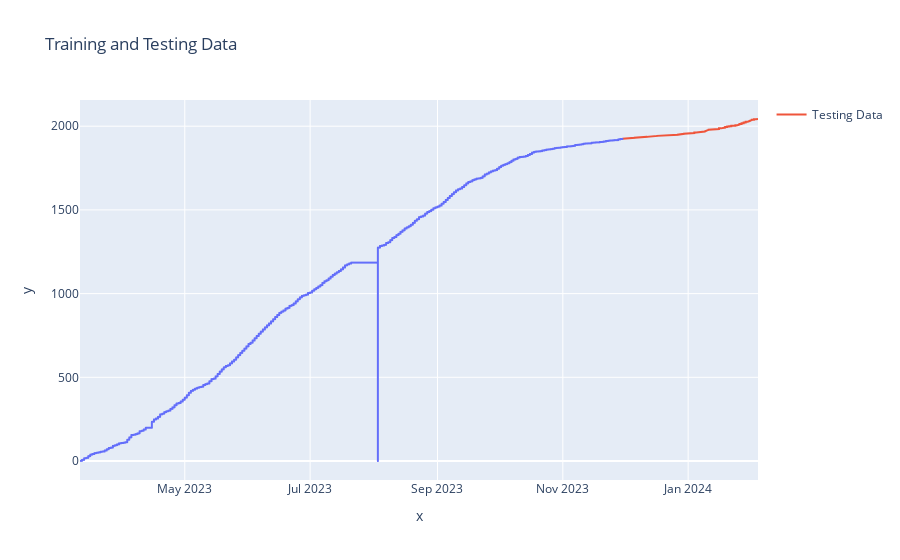

Here is the notebook cell this chart was saved with:
### Code cell
# Split the data into training and testing sets
train_size = int(0.8 * len(merged_df))
train_data = merged_df[:train_size]
test_data = merged_df[train_size:]


# Visualize the training and testing data
fig = px.line(x=train_data.index, y=train_data['kwh'], title='Training and Testing Data')
# Add the testing data to the plot
fig.add_scatter(x=test_data.index, y=test_data['kwh'], mode='lines', name='Testing Data')

### Figure 1 — Plotly figure (JSON) as saved in the notebook; plotly's stock layout.template omitted (floating-point values rounded to 4 significant figures; data arrays with more than 128 entries replaced by an {"elided": "..."} marker saying what was removed)
{"data": [{"hovertemplate": "x=%{x}<br>y=%{y}<extra></extra>", "legendgroup": "", "line": {"color": "#636efa", "dash": "solid"}, "marker": {"symbol": "circle"}, "mode": "lines", "name": "", "showlegend": false, "type": "scattergl", "x": {"elided": "6332 str values"}, "xaxis": "x", "y": {"elided": "6332 float values"}, "yaxis": "y"}, {"mode": "lines", "name": "Testing Data", "type": "scatter", "x": {"elided": "1584 str values"}, "y": {"elided": "1584 float values"}}], "layout": {"legend": {"tracegroupgap": 0}, "title": {"text": "Training and Testing Data"}, "xaxis": {"anchor": "y", "domain": [0, 1], "title": {"text": "x"}}, "yaxis": {"anchor": "x", "domain": [0, 1], "title": {"text": "y"}}}}
